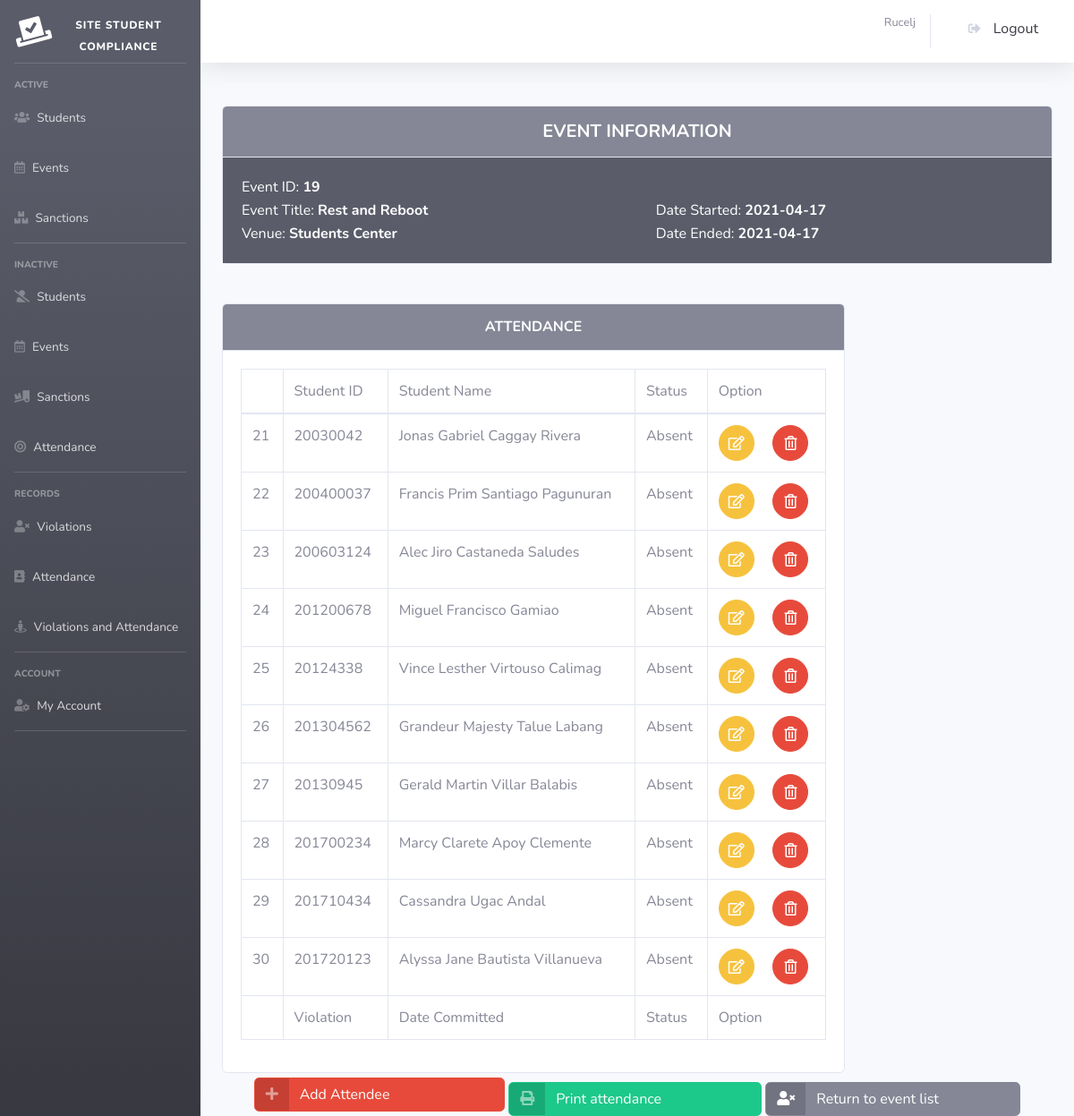
/attendance_view.php?id=19 (signed in), run on the app's committed database.
### tables this page shows
CREATE TABLE `events` (
  `event_id` int(11) NOT NULL,
  `event_name` text NOT NULL,
  `e_date` text NOT NULL,
  `e_end` text NOT NULL,
  `venue` text NOT NULL,
  `status` int(11) NOT NULL,
  `auto_absent` int(11) NOT NULL
);

CREATE TABLE `attendance` (
  `att_id` int(11) NOT NULL,
  `s_id` int(11) NOT NULL,
  `event_id` int(11) NOT NULL,
  `event_name` text NOT NULL,
  `presence` int(11) NOT NULL
);

CREATE TABLE `students` (
  `id` varchar(11) NOT NULL,
  `year_level` int(11) NOT NULL,
  `section` text NOT NULL,
  `program` text NOT NULL,
  `firstname` text NOT NULL,
  `middlename` text NOT NULL,
  `lastname` text NOT NULL,
  `email` text NOT NULL,
  `contact` text NOT NULL,
  `officer` text NOT NULL,
  `gender` text NOT NULL,
  `status` int(11) NOT NULL
);

### perfect_function.php (called while the page is built, shortened)
<?php
function getConnection()
{
	$servername = "localhost";
	$username = "root";
	$password = "";
	$dbname = "xx";
	$conn = new mysqli($servername, $username, $password, $dbname);
	return $conn;
}
function get_where_custom($table_name, $column, $value)
{
	$conn = getConnection();
	$sql = "SELECT * FROM $table_name where ".$column."='".$value."'";
	$result = $conn->query($sql);
	return $result;
}
?>

### attendance_view.php (the view, shortened to what this page needs)
<?php
include "header.php";
include "perfect_function.php";
?>
<div align=center>
<br>
    <div class="card w-100">
                <div class="card-header py-3 bg-secondary">
                <h5 class="m-0 font-weight-bold text-white">EVENT INFORMATION</h5>
                </div>
                <div class="card-body bg-dark">
                <div class="table-responsive">
                    <table class="" id="dataTable" width="100%" cellspacing="0" style="color: #fff;">
        <tbody>
    <?php
        $table_name="events";
        $column="event_id";
        $event_id = $_GET['id'];
        $get_userData = get_where_custom($table_name, $column, $event_id);
            foreach ($get_userData as $key => $row) {
                $id = $row['event_id'];
                $event_name = $row['event_name'];
                $date = $row['e_date'];
                $end = $row['e_end'];
                $venue = $row['venue'];
    ?>
    <tr>
    <td>Event ID: <b><?= $id ?></b></td>
    </tr>
    <tr>
        <td>Event Title: <b><?= $event_name ?></b></td>
        <td>Date Started: <b><?= $date ?></b></td>
    </tr>
    <tr>
        <td>Venue: <b><?= $venue ?></b></td>
        <td>Date Ended: <b><?= $end ?></b></td>
    </tr>
        <?php   }   ?>
    </tbody>
</table>
</div>
</div>
</div>
<br>
<div class="card w-75" style="margin-top: 20px; float: left;">
                <div class="card-header py-3 bg-secondary">
                <h6 class="m-0 font-weight-bold text-white">ATTENDANCE</h6>
                </div>
                <div class="card-body">
                <div class="table-responsive">
                    <table class="table table-bordered" id="dataTable" width="100%" cellspacing="0">
        <thead>
        <tr>
            <td>&nbsp;</td>
            <td>Student ID</td>
            <td>Student Name</td>
            <td>Status</td>
            <td>Option</td>
        </tr>
        </thead>
        <tfoot>
        <tr>
            <td>&nbsp;</td>
            <td>Violation</td>
            <td>Date Committed</td>
            <td>Status</td>
            <td>Option</td>
        </tr>
        </tfoot>
        <tbody>
    <?php
        $table_name="attendance";
        $column="event_id";
        $value = $_GET['id'];
        $user_data=get_where_custom($table_name, $column, $value);
        foreach ($user_data as $key => $row) {
            $att_id=$row['att_id'];
            $s_id=$row['s_id'];
            $event_id=$row['event_id'];
            $presence=$row['presence'];
            if ($presence==0){
                $presence="Present";
            } elseif ($presence==1){
                $presence="Late";
            } elseif ($presence==2){
                $presence="Excused";
            } elseif ($presence==3){
                $presence="Partial";
            } elseif ($presence==4){
                $presence="Absent";
            }
            $table_name2="students";
            $column2="id";
            $value2 =$s_id;
            $user_data2=get_where_custom($table_name2, $column2, $value2);
            foreach ($user_data2 as $key => $row) {
                $name=$row['firstname'] ." ". $row['middlename'] ." ". $row['lastname'];
            }
    ?>
    <tr>
        <td><?= $att_id ?></td>
        <td><?= $s_id ?></td>
        <td><?= $name ?></td>
        <td><?= $presence ?></td>
        <td>
            <a href="attendance_edit.php?id=<?= $att_id?>&id2=<?= $event_id?>" class="btn btn-warning btn-circle btn-md">
            <i class="far fa-edit"></i>
            </a>
        <a href="attendance_delete.php?id=<?= $event_id?>&id2=<?= $att_id?>" class="btn btn-danger btn-circle btn-md">
            <i class="far fa-trash-alt"></i>
            </a>
        </td>
    </tr>
        <?php    }   ?>
    </tbody>
</table>
</div>
</div>
</div>
<div class="" style="margin-top: 23px;">
<a href="attendance_add.php?id=<?= $event_id?>" class="btn btn-danger btn-icon-split">
        <span class="icon text-white-50">
            <i class="fas fa-plus"></i>
        </span>
        <span class="text">
            Add Attendee
            &nbsp;&nbsp;&nbsp;&nbsp;&nbsp;&nbsp;&nbsp;&nbsp;
            &nbsp;&nbsp;&nbsp;&nbsp;&nbsp;&nbsp;&nbsp;&nbsp;
            &nbsp;&nbsp;&nbsp;&nbsp;&nbsp;&nbsp;&nbsp;&nbsp;&nbsp;
        </span>
        </a>
<a href="attendance_view_print.php?id=<?= $id?>" target="_blank" class="btn btn-success btn-icon-split" style="margin-top: 10px;">
        <span class="icon text-white-50">
            <i class="fas fa-print"></i>
        </span>
        <span class="text">
            Print attendance
            &nbsp;&nbsp;&nbsp;&nbsp;&nbsp;&nbsp;&nbsp;&nbsp;
            &nbsp;&nbsp;&nbsp;&nbsp;&nbsp;&nbsp;&nbsp;&nbsp;
            &nbsp;&nbsp;&nbsp;&nbsp;&nbsp;
        </span>
        </a>
<a href="attendance.php" class="btn btn-secondary btn-icon-split" style="margin-top: 10px;">
        <span class="icon text-dark-50">
            <i class="fas fa-user-times"></i>
        </span>
        <span class="text">
            Return to event list
            &nbsp;&nbsp;&nbsp;&nbsp;&nbsp;&nbsp;&nbsp;&nbsp;
            &nbsp;&nbsp;&nbsp;&nbsp;&nbsp;&nbsp;&nbsp;
            &nbsp;
        </span>
        </a>
</div>
</div>

### data on the page
events: event_id "19", event_name "Rest and Reboot", e_date "2021-04-17", venue "Students Center", e_end "2021-04-17"
attendance: att_id "21", s "20030042", students.firstname+middlename+lastname "Jonas Gabriel Caggay Rivera", presence "Absent"
attendance: att_id "22", s "200400037", students.firstname+middlename+lastname "Francis Prim Santiago Pagunuran", presence "Absent"
attendance: att_id "23", s "200603124", students.firstname+middlename+lastname "Alec Jiro Castaneda Saludes", presence "Absent"
attendance: att_id "24", s "201200678", students.firstname+middlename+lastname "Miguel Francisco Gamiao", presence "Absent"
attendance: att_id "25", s "20124338", students.firstname+middlename+lastname "Vince Lesther Virtouso Calimag", presence "Absent"
attendance: att_id "26", s "201304562", students.firstname+middlename+lastname "Grandeur Majesty Talue Labang", presence "Absent"
attendance: att_id "27", s "20130945", students.firstname+middlename+lastname "Gerald Martin Villar Balabis", presence "Absent"
attendance: att_id "28", s "201700234", students.firstname+middlename+lastname "Marcy Clarete Apoy Clemente", presence "Absent"
attendance: att_id "29", s "201710434", students.firstname+middlename+lastname "Cassandra Ugac Andal", presence "Absent"
attendance: att_id "30", s "201720123", students.firstname+middlename+lastname "Alyssa Jane Bautista Villanueva", presence "Absent"

### other printed values
$_SESSION['firstlast'] "Rucelj"
